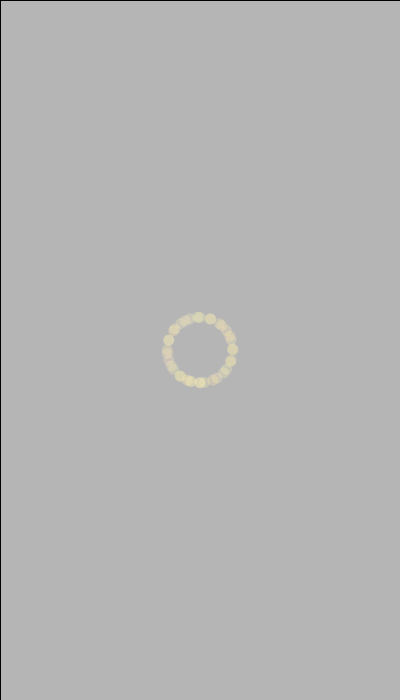
Frame 1 (no input)
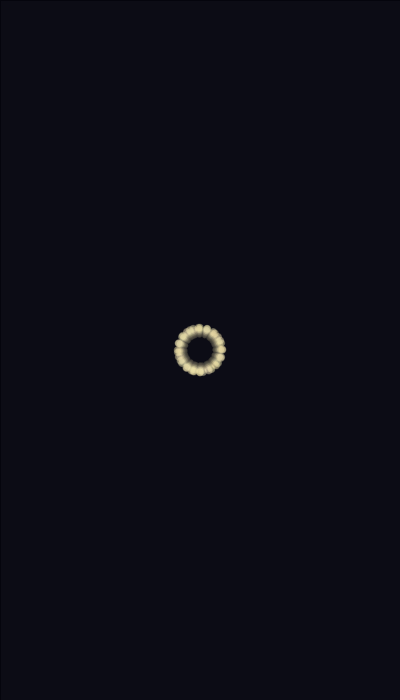
Frame 60 (the mouse pressed at the canvas centre just before this capture)
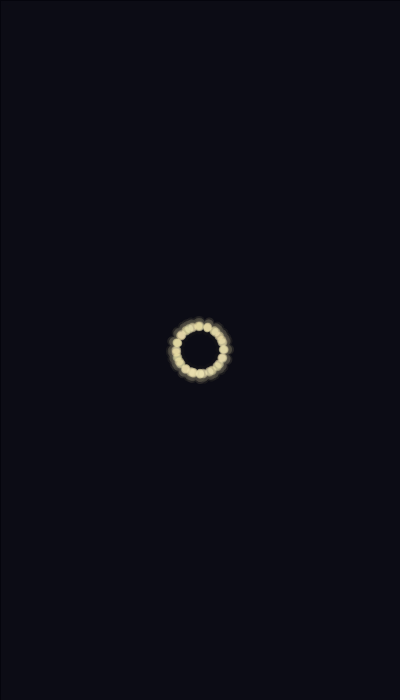
Frame 120 (the mouse held since frame 60 and released just before this capture)

The Processing sketch that drew these frames (run headless with seeded random() and noise(); from frame 60 on, the mouse is pressed at the canvas centre):

// Processing sketch: processing_35974
// ── processing_35974.pde

void setup(){
  size(400,700);

}

  float mncr8 = random(5,15);

void draw(){
  fill(5,5,20,30);
  rect(0,0,width,height);
  translate(200,350);
  
  noStroke();

  if (mncr8 <= 5){
    mncr8 = mncr8 * random(1,1.1);}
  else{
    mncr8 = mncr8 * random(0.9,1.1);}

  int mny = 0;
  int mnx = 0;
  
  while(mny<20){
    fill(random(240,255),random(230,240),random(170,190),80);

  ellipse(0,mncr8*3,mncr8,mncr8);
  rotate(radians(18));
  mnx=mnx+20;
  if(mnx>=360){
    mny=mny+1;rotate(radians(5));}
  }
}
